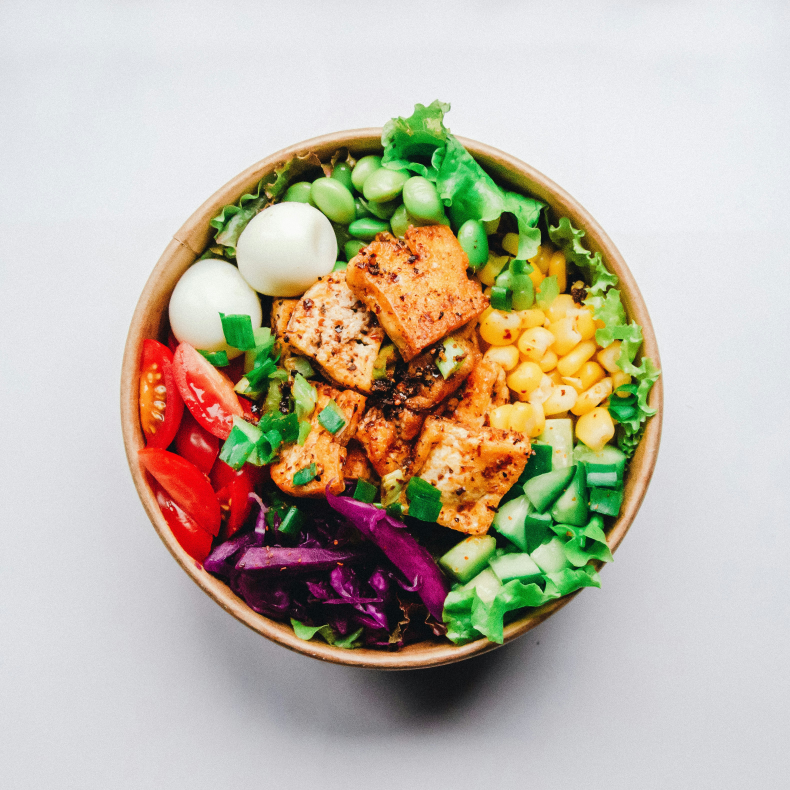
#> input picture example_food.jpg, 3160 x 3160 px (shown at 1/4 size)
$ python -i image_generator.py   (imports and definitions only)
#> lines starting #> are read from the running program, lines starting #| are printed output that depends on the picture
"""
AI图像生成模块

提供多种AI图像生成功能，包括文本生成图像、图像变体创建等
"""

import os
import io
import base64
import time
import random
import requests
from PIL import Image, ImageEnhance, ImageFilter
from io import BytesIO
from dotenv import load_dotenv
import numpy as np
import json
from PIL import ImageDraw, ImageFont
import re
from scipy.ndimage import gaussian_filter

# 加载环境变量
# [1 line not run here, left out]

# 创建图像存储目录
GENERATED_IMAGES_DIR = "generated_images"
# [1 line not run here, left out]

# 图像生成API配置
STABILITY_API_KEY = os.getenv("STABILITY_API_KEY")  # Stability AI API密钥
STABILITY_API_BASE = "https://api.stability.ai/v1/generation"  # 更新为最新的API基础URL

# 创建图像风格列表
IMAGE_STYLES = {
    "写实": "写实风格，高清细节，自然光效",
    "油画": "油画风格，明显的笔触，丰富的色彩和质感",
    "水彩": "水彩画风格，柔和的色彩过渡，轻盈通透的效果",
    "插画": "插画风格，简洁线条，鲜明色彩，平面化设计",
    "二次元": "日本动漫风格，大眼睛，精致的线条，鲜艳的色彩",
    "像素艺术": "复古像素游戏风格，方块化的图像元素",
    "赛博朋克": "赛博朋克风格，未来感，霓虹灯效果，高科技与低生活的对比",
    "奇幻": "奇幻风格，魔法元素，超自然景观和生物",
    "哥特": "哥特风格，黑暗氛围，尖顶建筑，华丽装饰",
    "印象派": "印象派风格，强调光和色彩的表现，笔触明显且色彩鲜艳",
    "极简主义": "极简主义风格，简洁的线条和形状，有限的色彩",
    "复古": "复古风格，怀旧色调，老式摄影效果",
    "蒸汽朋克": "蒸汽朋克风格，维多利亚时代美学与蒸汽动力科技的结合",
    "波普艺术": "波普艺术风格，明亮饱和的色彩，大众流行文化元素",
    "超现实主义": "超现实主义风格，梦幻与现实的混合，不符合常理的场景"
}

# 图像质量选项
IMAGE_QUALITY = {
    "标准": {"width": 512, "height": 512, "steps": 30},
    "高清": {"width": 768, "height": 768, "steps": 40},
    "超清": {"width": 1024, "height": 1024, "steps": 50}
}

# 图像比例选项
IMAGE_ASPECT_RATIOS = {
    "1:1 方形": {"width_ratio": 1, "height_ratio": 1, "description": "适合正方形构图"},
    "4:3 横向": {"width_ratio": 4, "height_ratio": 3, "description": "适合风景和传统显示"},
    "3:4 纵向": {"width_ratio": 3, "height_ratio": 4, "description": "适合人像和垂直场景"},
    "16:9 宽屏": {"width_ratio": 16, "height_ratio": 9, "description": "适合宽屏显示和视频"},
    "9:16 手机": {"width_ratio": 9, "height_ratio": 16, "description": "适合手机屏幕和故事模式"}
}

# 可用的提示词增强器列表
PROMPT_ENHANCERS = {
    "细节增强": "highly detailed, intricate details, fine details, sharp focus",
    "光照优化": "perfect lighting, studio lighting, rim light, soft illumination",
    "清晰度提升": "high resolution, 8k, ultra high definition, sharp, clear",
    "摄影风格": "professional photography, dslr, 85mm lens, bokeh, award winning photo",
    "色彩增强": "vibrant colors, colorful, perfect composition, vivid",
    "环境氛围": "atmospheric, golden hour, dramatic, cinematic lighting"
}

class ImageGenerator:
    """图像生成类"""

    def __init__(self, api_key=None):
        """
        初始化图像生成器

        参数:
            api_key (str, optional): API密钥，如不提供则使用环境变量
        """
        self.stability_api_key = api_key or STABILITY_API_KEY
        if not self.stability_api_key:
            print("警告: 未提供Stability API密钥，将使用模拟生成模式")

    # [79 lines left out: function generate_from_text, not called in this run]

    def create_image_variation(self, image_path, variation_strength=0.7, use_mock=False):
        """
        创建图像变体

        参数:
            image_path (str): 原始图像路径
            variation_strength (float): 变化强度 (0-1)
            use_mock (bool): 是否使用模拟模式

        返回:
            str: 生成的变体图像文件路径
        """
        if use_mock or not self.stability_api_key:
            return self._mock_image_variation(image_path, variation_strength)
        else:
            try:
                # 实际项目中应调用API实现
                # 由于Stability AI API变体生成较复杂，这里我们用模拟实现
                return self._mock_image_variation(image_path, variation_strength)
            except Exception as e:
                print(f"API调用失败，切换到模拟模式: {e}")
                return self._mock_image_variation(image_path, variation_strength)

    # [251 lines left out: functions _call_stability_api, _mock_generate_image, not called in this run]

    def _mock_image_variation(self, image_path, variation_strength):
        """
        模拟图像变体创建

        参数:
            image_path (str): 原始图像路径
            variation_strength (float): 变化强度

        返回:
            str: 变体图像文件路径
        """
#> called with image_path = 'example_food.jpg', variation_strength = 0.7
        try:
            # 加载原始图像
            original_img = Image.open(image_path)
#> original_img is the input picture: PIL image 3160x3160 RGB; mean R, G, B 191.2, 182.3, 165.7

            # 调整大小（保持统一处理）
            max_size = 1024
            width, height = original_img.size
#> width = 3160; height = 3160
            if width > max_size or height > max_size:
                if width > height:
                    new_width = max_size
                    new_height = int(height * (max_size / width))
                else:
                    new_height = max_size
                    new_width = int(width * (max_size / height))
#> new_width = 1024
                original_img = original_img.resize((new_width, new_height), Image.LANCZOS)
#> original_img: PIL image 1024x1024 RGB

            # 转换为numpy数组进行处理
            img_array = np.array(original_img)

            # 创建基础变化
            noise = np.random.normal(0, 30 * variation_strength, img_array.shape).astype(np.int16)
            varied_array = np.clip(img_array.astype(np.int16) + noise, 0, 255).astype(np.uint8)
            varied_img = Image.fromarray(varied_array)

            # 应用图像增强
            enhancers = [
                ('Brightness', random.uniform(0.8, 1.2)),
                ('Contrast', random.uniform(0.9, 1.3)),
                ('Color', random.uniform(0.9, 1.4)),
                ('Sharpness', random.uniform(0.8, 1.5))
            ]

            for enhancer_type, factor in enhancers:
                enhancer = getattr(ImageEnhance, enhancer_type)(varied_img)
                varied_img = enhancer.enhance(factor)
#> this loop made 4 passes
#> pass 1, in _mock_image_variation, `varied_img = enhancer.enhance(factor)`:
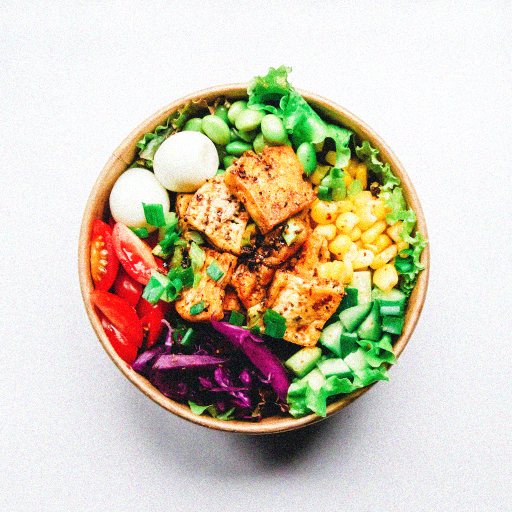
#> varied_img: PIL image 1024x1024 RGB (shown at 1/2 size); mean R, G, B 209.2, 200.4, 180.8
#> pass 2, in _mock_image_variation, `varied_img = enhancer.enhance(factor)`:
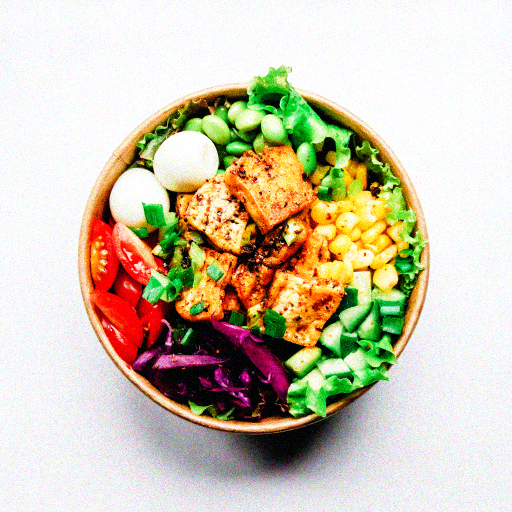
#> varied_img: PIL image 1024x1024 RGB (shown at 1/2 size); mean R, G, B 207.4, 197.7, 175.5

            # 应用高斯模糊
            if random.random() < 0.5:
                img_array = np.array(varied_img)
                blurred = gaussian_filter(img_array, sigma=variation_strength)
                varied_img = Image.fromarray(blurred.astype(np.uint8))

            # 保存结果
            timestamp = int(time.time())
            output_path = os.path.join(GENERATED_IMAGES_DIR, f"var_{timestamp}_{os.path.basename(image_path)}")
            varied_img.save(output_path, quality=95)

            return output_path

        except Exception as e:
            print(f"创建图像变体失败: {e}")
            # 如果处理失败，返回原图
            return image_path

    # [355 lines left out: functions _get_colors_from_prompt, _simulate_translation, _extract_colors_from_prompt, enhance_prompt, get_available_styles, get_quality_options and 2 more, not called in this run]

>>> result = ImageGenerator().create_image_variation('example_food.jpg')

$ run again, on example_other.jpg
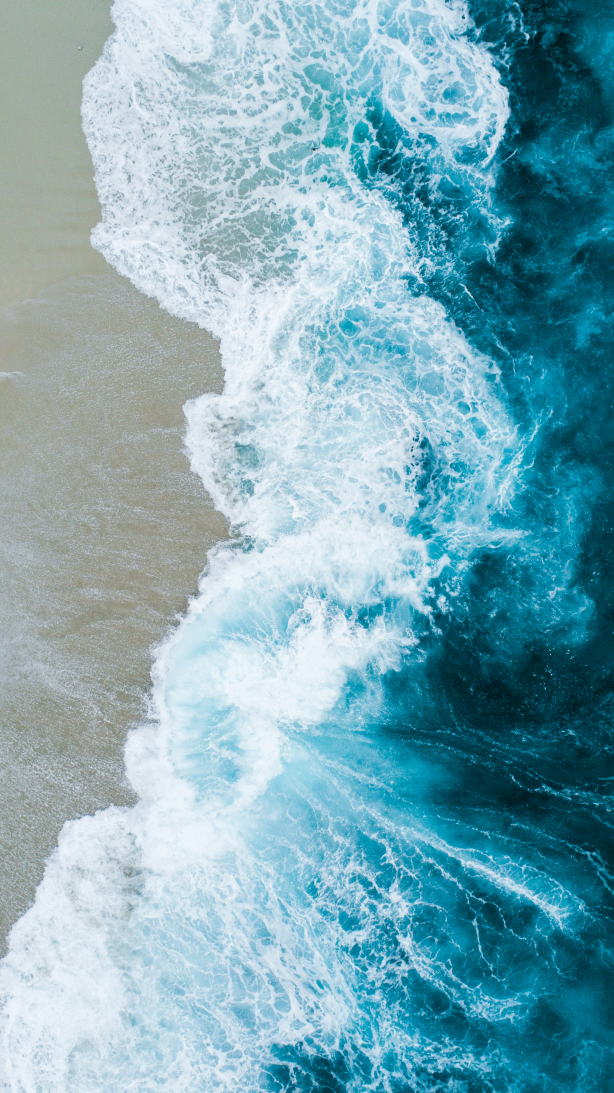
#> input picture example_other.jpg, 3070 x 5464 px (shown at 1/5 size)
#> in _mock_image_variation, original_img is the input picture: PIL image 3070x5464 RGB; mean R, G, B 125.1, 169.9, 182.7
#> in _mock_image_variation, `original_img = original_img.resize((new_width, new_height), Image.LANC..`:
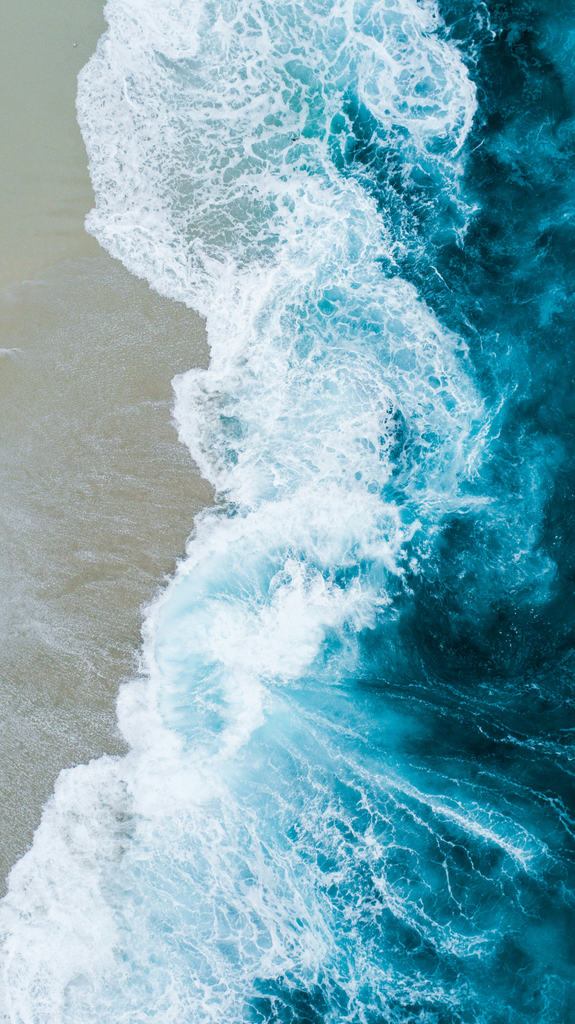
#> original_img: PIL image 575x1024 RGB; mean R, G, B 125.2, 169.9, 182.7
#> the loop in _mock_image_variation, `for enhancer_type, factor in enhancers:` made 4 passes
#> pass 2, in _mock_image_variation, `varied_img = enhancer.enhance(factor)`:
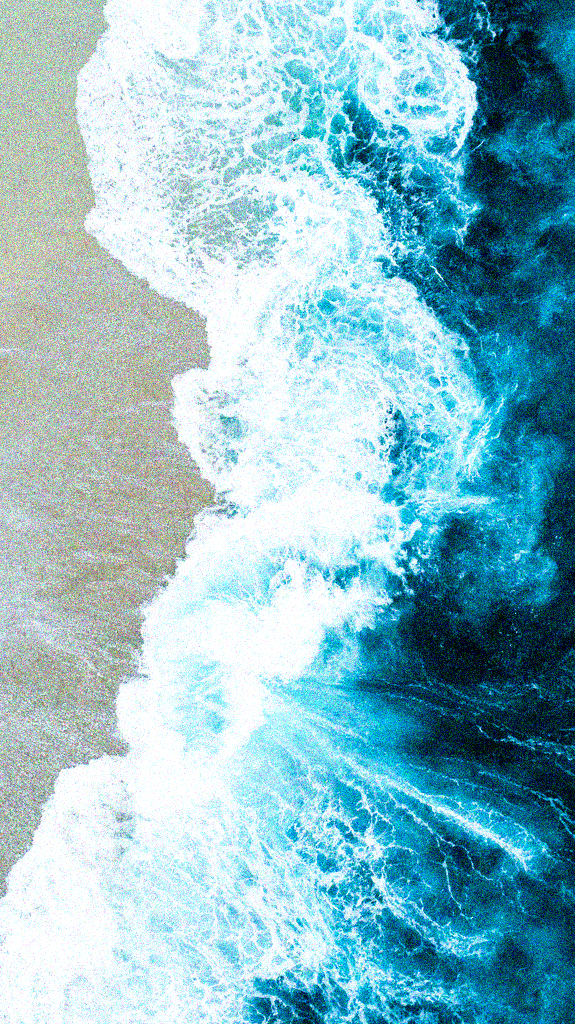
#> varied_img: PIL image 575x1024 RGB; mean R, G, B 140.5, 187.8, 200.1

$ run again, on temp_image.jpg
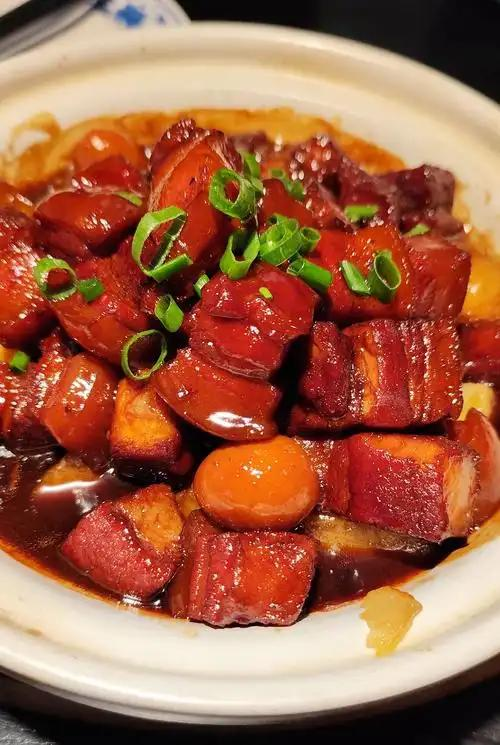
#> input picture temp_image.jpg, 500 x 745 px
#> in _mock_image_variation, original_img is the input picture: PIL image 500x745 RGB; mean R, G, B 160.3, 98, 70.2
#> the loop in _mock_image_variation, `for enhancer_type, factor in enhancers:` made 4 passes
#> pass 1, in _mock_image_variation, `varied_img = enhancer.enhance(factor)`:
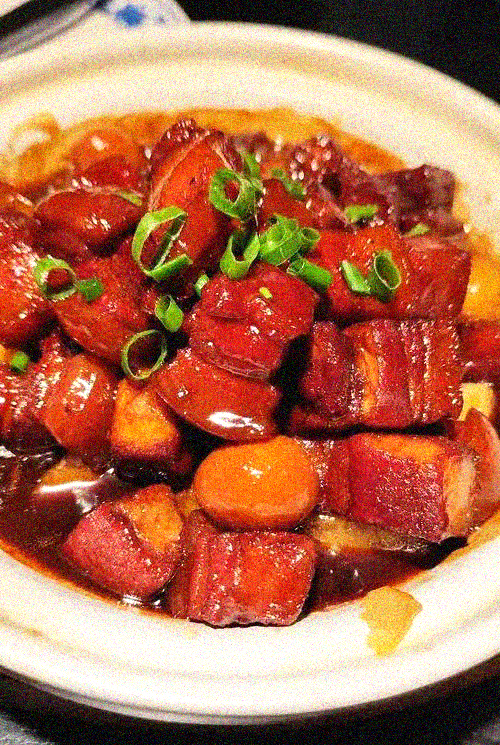
#> varied_img: PIL image 500x745 RGB; mean R, G, B 176.9, 110.4, 81
#> pass 3, in _mock_image_variation, `varied_img = enhancer.enhance(factor)`:
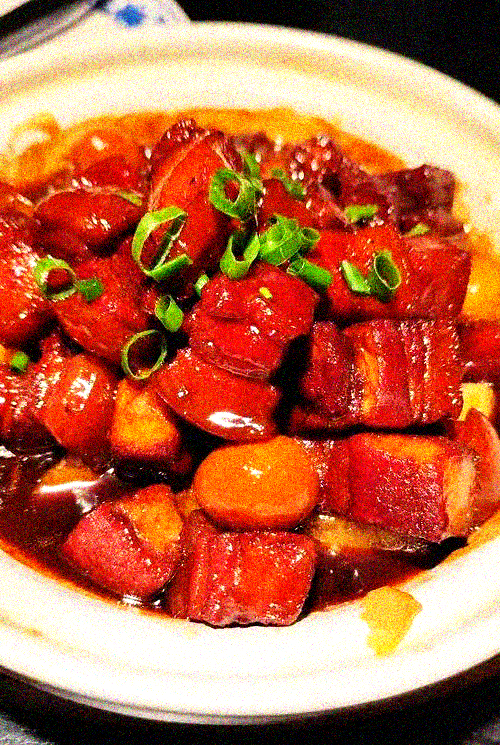
#> varied_img: PIL image 500x745 RGB; mean R, G, B 184.4, 104.9, 72.5
